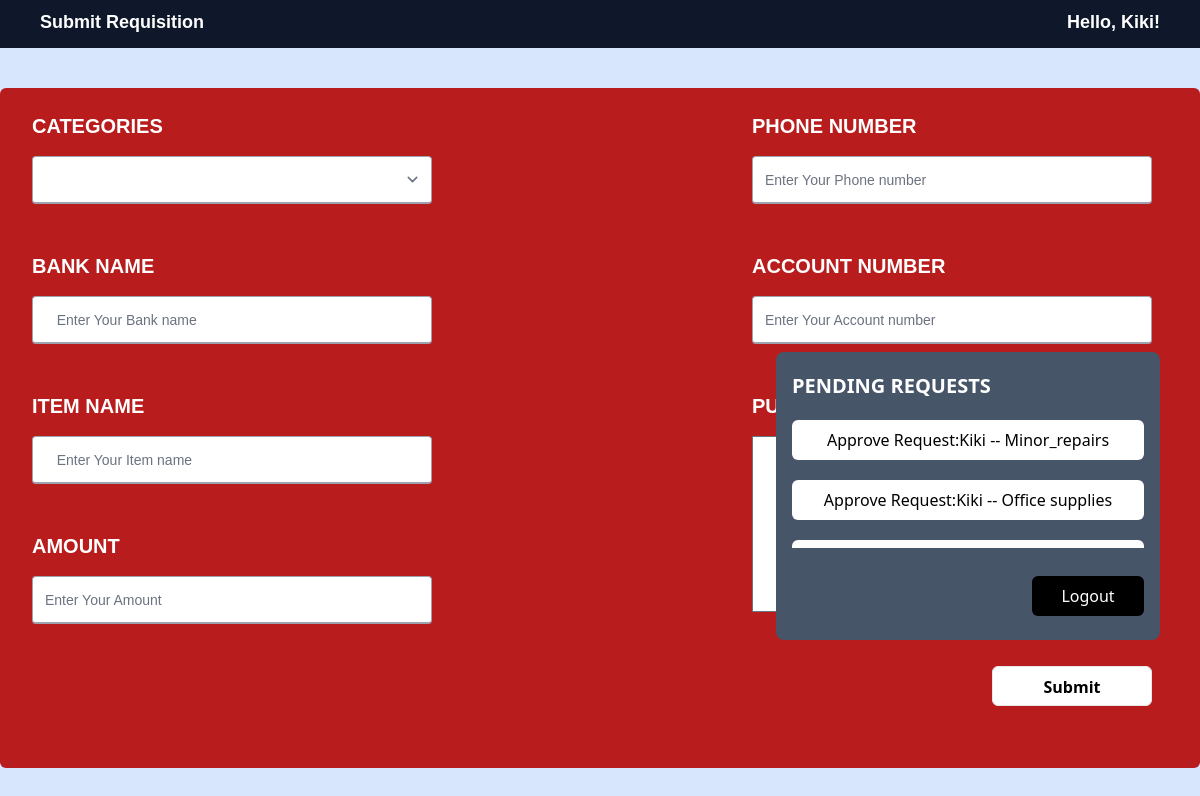
The app's page /Req/submit/ (signed in) with its own data.
### Req/models.py (models this page shows, shortened)
class Requisition(models.Model):
    CHOICES = [
    ('Office supplies', 'OFFICE SUPPLIES'),
    ('Salaries', "SALARIES"),
    ('Minor_repairs', "MINOR REPAIRS"),
    ('Resource_persons', "RESOURCE PERSONS"),
    ('Project_funding', "PROJECT FUNDING")
    ]
    Categories = models.TextField(choices=CHOICES, default=None)
    user = models.ForeignKey(User, on_delete=models.CASCADE)
    Phone_number = models.IntegerField()
    Bank_name = models.TextField(max_length=20)
    Account_number = models.IntegerField()
    Item_name = models.TextField(max_length=50)
    Purpose = models.CharField(max_length=70)
    Amount = models.IntegerField()
    Date = models.DateTimeField(auto_now_add=True)
    approved = models.BooleanField(default=False)
    rd = ['Approved', 'Unapproved']
    class Meta:
        verbose_name_plural = 'Requisitions'
        ordering = ['-Date']
        permissions = [
            ("can_approve_requisition", "Can approve requisitions"),
            ("can_reject_requisition", "Can reject requisitions"),
        ]
    def __str__(self):
        return f"{self.user} -- {self.Categories}"

### Req/views.py (the view)
# urls.py: path('submit/', views.submit_requisition, name='submit_requisition'),
@login_required
def submit_requisition(request):
    unapproved_requests = Requisition.objects.filter(approved=False)
    if request.method == 'POST':
        approval_form = RequisitionForm(request.POST)
        if approval_form.is_valid():
            requisition = approval_form.save(commit=False)
            requisition.user = request.user
            requisition.save()
            return redirect('Req:submit_requisition')
    else:
        approval_form = RequisitionForm()
    context = {'approval_form': approval_form, 'unapproved_requests':unapproved_requests}
    return render(request, 'Req/submit_requisition.html', context)

### Req/forms.py
class RequisitionForm(forms.ModelForm):
    class Meta:
        model = Requisition
        fields = ['Categories', 'Phone_number', 'Amount', 'Bank_name', 'Account_number', 'Item_name','Purpose']
        widgets = {
            'Categories': forms.Select(attrs={'style': 'width: 300px; margin-right:40px'}),
            'Phone_number': forms.TextInput(attrs={'style': 'width: 300px; margin-right:40px'}),
            'Amount' : forms.TextInput(attrs={'style': 'width: 300px; margin-right:40px'}),
            'Bank_name': forms.TextInput(attrs={'style': 'width: 300px; margin-right:40px'}),
            'Account_number': forms.TextInput(attrs={'style': 'width: 300px; margin-right:40px'}),
            'Item_name': forms.TextInput(attrs={'style': 'width: 300px; margin-right:40px'}),
            'Purpose': forms.Textarea(attrs={'style': 'width: 300px; height: 150px; margin-right:40px'}),
        }
    Purpose = forms.CharField(required=False)

### Req/templatetags/custom_tags.py (called while the page is built)
@register.filter(name='has_permission')
def has_permission(user, permission):
    return user.has_perm(permission)

### Req/templates/Req/submit_requisition.html (shortened to what this page needs)
{% load static %}
{% load custom_tags %}
<!DOCTYPE html>
<html lang="en">
<head>
    <link rel="stylesheet" href="{% static 'css/django.css' %}">
</head>
<body class="bg-blue-500 bg-opacity-20">
    <div class="flex justify-between h-12 px-10 py-2 text-lg font-bold text-white font-mont bg-slate-900">
        <h2>Submit Requisition</h2>
        {% if user.is_authenticated %}
        Hello, {{ user }}!
        {% endif %}
    </div>
    <div class="flex items-center justify-center ">
        <form method="post" class="bg-red-700 w-request mt-10 h-[680px] rounded-md flex flex-col gap-y-12 py-6 px-8"
            action="{% url 'Req:submit_requisition' %}">
            <div class="flex gap-x-80">
                <div class="w-[400px]">
                    <label for="{{ approval_form.Categories.id_for_label }}"
                        class="block mb-4 text-xl font-bold text-white uppercase font-mont"
                        value="{{approval_form.Categories.value}}">
                        {{ approval_form.Categories.label }}
                    </label>
                    <select name="{{ approval_form.Categories.name }}" id="{{ approval_form.Categories.id_for_label }}"
                        class="w-[400px] h-12 text-sm border-b-2 border-gray-400 rounded font-mont"
                        value="{{ approval_form.Categories.value|default:'Select a value' }}">
                        {% for choice in approval_form.Categories %}
                        <option value="{{ choice.value|default:''}}">{{choice}}</option>
                        {% endfor %}
                    </select>
                </div>
                <div class="w-[400px]">
                    <label for="{{ approval_form.Phone_number.id_for_label }}"
                        class="block mb-4 text-xl font-bold text-white uppercase font-mont">
                        {{ approval_form.Phone_number.label }}
                    </label>
                    <input type="{{ approval_form.Phone_number.field.widget.input_type }}"
                        name="{{ approval_form.Phone_number.name }}" id="{{ approval_form.Phone_number.id_for_label }}"
                        class="w-[400px] h-12 text-sm border-b-2 border-gray-400 rounded font-mont"
                        placeholder="Enter Your {{ approval_form.Phone_number.label }}"
                        value="{{approval_form.Phone_number.value|default:''}}">
                </div>
            </div>
            <div class="flex gap-x-80">
                <div class="w-[400px]">
                    <label for="{{ approval_form.Bank_name.id_for_label }}"
                        class="block mb-4 text-xl font-bold text-white uppercase font-mont">
                        {{ approval_form.Bank_name.label }}
                    </label>
                    <input type="{{ approval_form.Bank_name.field.widget.input_type }}"
                        name="{{ approval_form.Bank_name.name }}" id="{{ approval_form.Bank_name.id_for_label }}"
                        class="w-[400px] h-12 text-sm border-b-2 border-gray-400 rounded font-mont"
                        placeholder="   Enter Your {{ approval_form.Bank_name.label }}"
                        value="{{approval_form.Bank_name.value|default:''}}">
                </div>
                <div class="w-[400px]">
                    <label for="{{ approval_form.Account_number.id_for_label }}"
                        class="block mb-4 text-xl font-bold text-white uppercase font-mont">
                        {{ approval_form.Account_number.label }}
                    </label>
                    <input type="{{ approval_form.Account_number.field.widget.input_type }}"
                        name="{{ approval_form.Account_number.name }}"
                        id="{{ approval_form.Account_number.id_for_label }}"
                        class="w-[400px] h-12 text-sm border-b-2 border-gray-400 rounded font-mont"
                        placeholder="Enter Your {{ approval_form.Account_number.label }}"
                        value="{{approval_form.Account_number.value|default:''}}">
                </div>
            </div>
            <div class="flex gap-x-80">
                <div class="flex flex-col gap-x-80 gap-y-12">
                    <div class="w-[400px]">
                        <label for="{{ approval_form.Item_name.id_for_label }}"
                            class="block mb-4 text-xl font-bold text-white uppercase font-mont">
                            {{ approval_form.Item_name.label }}
                        </label>
                        <input type="{{ approval_form.Item_name.field.widget.input_type }}"
                            name="{{ approval_form.Item_name.name }}" id="{{ approval_form.Item_name.id_for_label }}"
                            class="w-[400px] h-12 text-sm border-b-2 border-gray-400 rounded font-mont"
                            placeholder="   Enter Your {{ approval_form.Item_name.label }}"
                            value="{{approval_form.Item_name.value|default:''}}">
                    </div>
                    <div class="w-[400px]">
                        <label for="{{ approval_form.Amount.id_for_label }}"
                            class="block mb-4 text-xl font-bold text-white uppercase font-mont">
                            {{ approval_form.Amount.label }}
                        </label>
                        <input type="{{ approval_form.Amount.field.widget.input_type }}"
                            name="{{ approval_form.Amount.name }}" id="{{ approval_form.Amount.id_for_label }}"
                            value="{{approval_form.Amount.value|default:''}}"
                            class="w-[400px] h-12 text-sm border-b-2 border-gray-400 rounded font-mont"
                            placeholder="Enter Your {{ approval_form.Amount.label }}">
                    </div>
                </div>
                <div class="flex flex-col gap-x-80 gap-y-12">
                    <div class="w-[400px]">
                        <label for="{{ approval_form.Purpose.id_for_label }}"
                            class="block mb-4 text-xl font-bold text-white uppercase font-mont"
                            value="{{approval_form.Purpose.value}}">
                            {{ approval_form.Purpose.label }}
                        </label>
                    </div>
                    <input type="submit" name="submit" value="Submit"
                        class="self-end w-40 h-10 px-4 py-2 font-bold text-center bg-white border rounded-md">
                </div>
            </div>
        </form>
    </div>
    {% if user|has_permission:'Req.can_approve_requisitions' %}
    <div class="absolute px-4 py-5 text-white rounded-lg right-10 bottom-40 bg-slate-600 w-96 h-72">
        <h3 class="mb-5 text-xl font-bold uppercase">Pending Requests</h3>
        <ul class="flex flex-col h-32 gap-5 overflow-y-scroll">
            {% for unapproved_request in unapproved_requests %}
            <li class="h-10 py-2 text-center text-black bg-white rounded-md"><a
                    href="{% url 'Req:approve_requisition' request_id=unapproved_request.id %}">Approve
                    Request:{{unapproved_request }}</a></li>
            {% endfor %}
        </ul>
        {% endif %}
        <a class="block px-4 py-2 ml-auto text-center bg-black rounded-md w-28 mt-7"
            href="{% url 'Req:logout' %}">Logout</a>
    </div>
</body>
</html>

### records on screen
Requisition: user+Categories "Kiki -- Minor_repairs"
Requisition: user+Categories "Kiki -- Office supplies"

### other values on screen
{{ user }} "Kiki"
{{ approval_form.Categories.label }} "CATEGORIES"
{{ approval_form.Phone_number.label }} "PHONE NUMBER"
{{ approval_form.Bank_name.label }} "BANK NAME"
{{ approval_form.Account_number.label }} "ACCOUNT NUMBER"
{{ approval_form.Item_name.label }} "ITEM NAME"
{{ approval_form.Amount.label }} "AMOUNT"
